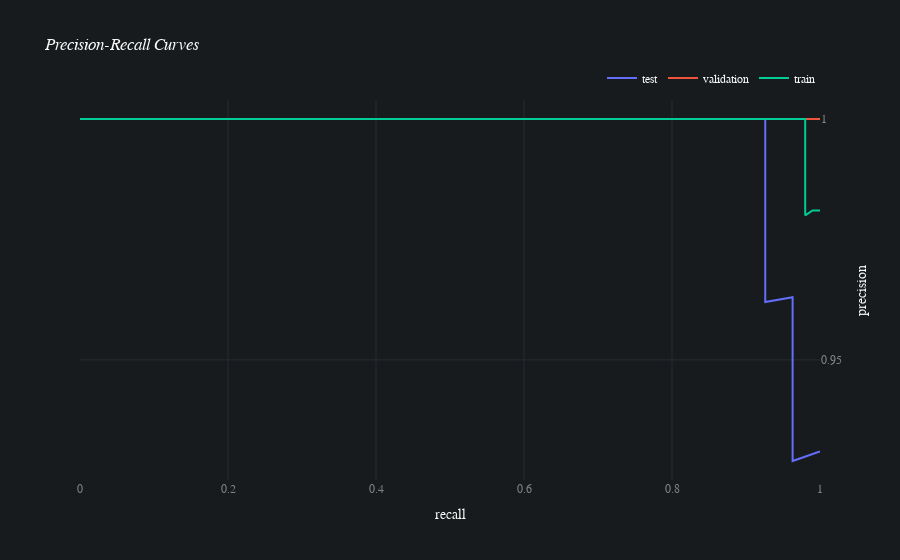

Source (notebook cell):
### Code cell
batch_multiclass.jobs[0].results[0].plot_precision_recall()

### Figure 1 — Plotly figure (JSON) as saved in the notebook; plotly's stock layout.template omitted (floating-point values rounded to 4 significant figures)
{"data": [{"hovertemplate": "split=test<br>recall=%{x}<br>precision=%{y}<extra></extra>", "legendgroup": "test", "line": {"color": "#636efa", "dash": "solid"}, "mode": "lines", "name": "test", "orientation": "v", "showlegend": true, "type": "scatter", "x": [1, 0.963, 0.963, 0.926, 0.926, 0.889, 0.852, 0.815, 0.778, 0.741, 0.704, 0.667, 0.63, 0.593, 0.556, 0.519, 0.481, 0.444, 0.407, 0.37, 0.333, 0.296, 0.259, 0.222, 0.185, 0.148, 0.111, 0.074, 0], "xaxis": "x", "y": [0.931, 0.929, 0.963, 0.962, 1, 1, 1, 1, 1, 1, 1, 1, 1, 1, 1, 1, 1, 1, 1, 1, 1, 1, 1, 1, 1, 1, 1, 1, 1], "yaxis": "y"}, {"hovertemplate": "split=validation<br>recall=%{x}<br>precision=%{y}<extra></extra>", "legendgroup": "validation", "line": {"color": "#EF553B", "dash": "solid"}, "mode": "lines", "name": "validation", "orientation": "v", "showlegend": true, "type": "scatter", "x": [1, 0.952, 0.905, 0.857, 0.81, 0.762, 0.714, 0.667, 0.619, 0.571, 0.524, 0.476, 0.429, 0.381, 0.333, 0.286, 0.238, 0.19, 0.143, 0.048, 0], "xaxis": "x", "y": [1, 1, 1, 1, 1, 1, 1, 1, 1, 1, 1, 1, 1, 1, 1, 1, 1, 1, 1, 1, 1], "yaxis": "y"}, {"hovertemplate": "split=train<br>recall=%{x}<br>precision=%{y}<extra></extra>", "legendgroup": "train", "line": {"color": "#00cc96", "dash": "solid"}, "mode": "lines", "name": "train", "orientation": "v", "showlegend": true, "type": "scatter", "x": [1, 0.99, 0.98, 0.98, 0.98, 0.971, 0.961, 0.951, 0.941, 0.931, 0.922, 0.912, 0.902, 0.892, 0.882, 0.873, 0.863, 0.853, 0.843, 0.833, 0.824, 0.814, 0.804, 0.794, 0.784, 0.775, 0.765, 0.755, 0.745, 0.735, 0.725, 0.716, 0.706, 0.696, 0.686, 0.676, 0.667, 0.657, 0.647, 0.637, 0.627, 0.618, 0.608, 0.598, 0.588, 0.578, 0.569, 0.549, 0.539, 0.529, 0.52, 0.51, 0.5, 0.49, 0.48, 0.471, 0.461, 0.451, 0.441, 0.431, 0.422, 0.412, 0.402, 0.392, 0.382, 0.373, 0.363, 0.353, 0.343, 0.333, 0.324, 0.314, 0.304, 0.294, 0.284, 0.275, 0.265, 0.255, 0.245, 0.235, 0.225, 0.206, 0.196, 0.186, 0.176, 0.167, 0.157, 0.147, 0.137, 0.127, 0.098, 0.078, 0.059, 0.049, 0.029, 0.02, 0.01, 0], "xaxis": "x", "y": [0.981, 0.981, 0.98, 0.99, 1, 1, 1, 1, 1, 1, 1, 1, 1, 1, 1, 1, 1, 1, 1, 1, 1, 1, 1, 1, 1, 1, 1, 1, 1, 1, 1, 1, 1, 1, 1, 1, 1, 1, 1, 1, 1, 1, 1, 1, 1, 1, 1, 1, 1, 1, 1, 1, 1, 1, 1, 1, 1, 1, 1, 1, 1, 1, 1, 1, 1, 1, 1, 1, 1, 1, 1, 1, 1, 1, 1, 1, 1, 1, 1, 1, 1, 1, 1, 1, 1, 1, 1, 1, 1, 1, 1, 1, 1, 1, 1, 1, 1, 1], "yaxis": "y"}], "layout": {"autosize": true, "font": {"color": "#FAFAFA", "family": "Avenir"}, "hoverlabel": {"bgcolor": "#0F0F0F", "font": {"family": "Avenir", "size": 15}}, "legend": {"orientation": "h", "title": {}, "tracegroupgap": 0, "x": 1, "xanchor": "right", "y": 1.02, "yanchor": "bottom"}, "paper_bgcolor": "#181B1E", "plot_bgcolor": "#181B1E", "title": {"text": "<i>Precision-Recall Curves</i>"}, "xaxis": {"anchor": "y", "autorange": true, "domain": [0, 1], "gridcolor": "#262B2F", "range": [0, 1], "tickfont": {"color": "#818487"}, "title": {"text": "recall"}, "type": "linear", "zeroline": false}, "yaxis": {"anchor": "x", "autorange": true, "domain": [0, 1], "dtick": 0.05, "gridcolor": "#262B2F", "range": [0.9251, 1.004], "side": "right", "tick0": 0, "tickfont": {"color": "#818487"}, "tickmode": "linear", "title": {"text": "precision"}, "type": "linear", "zeroline": false}}}
